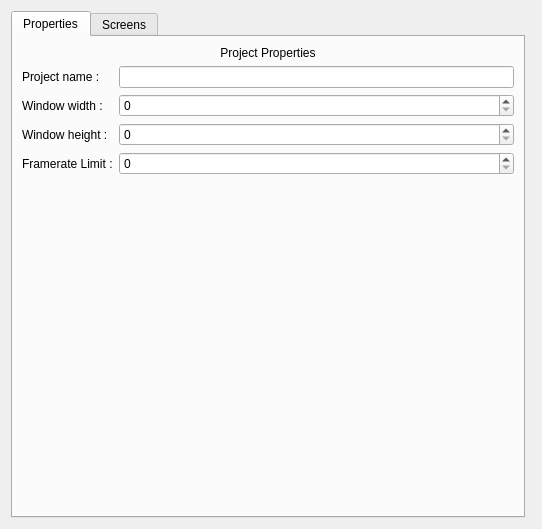
<?xml version="1.0" encoding="UTF-8"?>
<ui version="4.0">
 <class>ProjectEditor</class>
 <widget class="QWidget" name="ProjectEditor">
  <property name="geometry">
   <rect>
    <x>0</x>
    <y>0</y>
    <width>542</width>
    <height>529</height>
   </rect>
  </property>
  <property name="windowTitle">
   <string>Form</string>
  </property>
  <layout class="QHBoxLayout" name="horizontalLayout">
   <item>
    <widget class="QTabWidget" name="tabWidget">
     <property name="currentIndex">
      <number>0</number>
     </property>
     <widget class="QWidget" name="tab">
      <attribute name="title">
       <string>Properties</string>
      </attribute>
      <layout class="QVBoxLayout" name="verticalLayout">
       <property name="sizeConstraint">
        <enum>QLayout::SetDefaultConstraint</enum>
       </property>
       <item>
        <widget class="QLabel" name="labelPropertiesTitle">
         <property name="sizePolicy">
          <sizepolicy hsizetype="Preferred" vsizetype="Fixed">
           <horstretch>0</horstretch>
           <verstretch>0</verstretch>
          </sizepolicy>
         </property>
         <property name="minimumSize">
          <size>
           <width>0</width>
           <height>0</height>
          </size>
         </property>
         <property name="text">
          <string>Project Properties</string>
         </property>
         <property name="alignment">
          <set>Qt::AlignCenter</set>
         </property>
        </widget>
       </item>
       <item>
        <layout class="QFormLayout" name="formLayout">
         <item row="1" column="0">
          <widget class="QLabel" name="labelResWidth">
           <property name="text">
            <string>Window width :</string>
           </property>
          </widget>
         </item>
         <item row="1" column="1">
          <widget class="QSpinBox" name="spinBoxResWidth">
           <property name="maximum">
            <number>9999</number>
           </property>
          </widget>
         </item>
         <item row="2" column="0">
          <widget class="QLabel" name="labelResHeight">
           <property name="text">
            <string>Window height :</string>
           </property>
          </widget>
         </item>
         <item row="2" column="1">
          <widget class="QSpinBox" name="spinBoxResHeight">
           <property name="maximum">
            <number>9999</number>
           </property>
          </widget>
         </item>
         <item row="3" column="0">
          <widget class="QLabel" name="labelFramerate">
           <property name="text">
            <string>Framerate Limit :</string>
           </property>
          </widget>
         </item>
         <item row="3" column="1">
          <widget class="QSpinBox" name="spinBoxFramerate">
           <property name="maximum">
            <number>999</number>
           </property>
          </widget>
         </item>
         <item row="0" column="1">
          <widget class="QLineEdit" name="lineEditProjectName"/>
         </item>
         <item row="0" column="0">
          <widget class="QLabel" name="labelProjectName">
           <property name="text">
            <string>Project name :</string>
           </property>
          </widget>
         </item>
        </layout>
       </item>
      </layout>
     </widget>
     <widget class="QWidget" name="tab_2">
      <attribute name="title">
       <string>Screens</string>
      </attribute>
     </widget>
    </widget>
   </item>
   <item>
    <widget class="cProjectHierarchyViewer" name="widget" native="true"/>
   </item>
  </layout>
 </widget>
 <customwidgets>
  <customwidget>
   <class>cProjectHierarchyViewer</class>
   <extends>QWidget</extends>
   <header>Editor.BoltQtWidgets.ProjectHierarchyViewer.h</header>
   <container>1</container>
  </customwidget>
 </customwidgets>
 <resources/>
 <connections/>
</ui>
